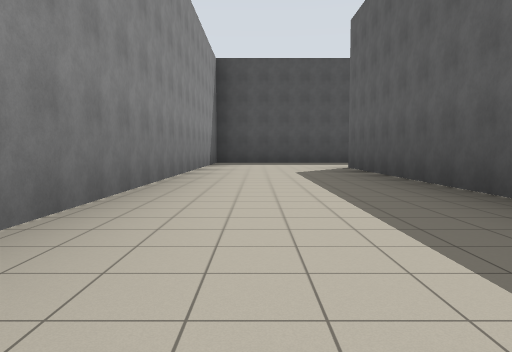
view 1 (above)

15 first-person views from a walk through a robot-simulator world made for Stage. The camera is 1.2 m above the floor, tilts 4° down and sees 70° across. The lines on the ground mark 1 m squares. The floor is counted in squares, 5 m on a side. Each view is taken from the middle of a square. On the plan, view 1 faces up. The plan holds only what a view shows up to about 9 squares ahead; the rest is blank. The robots in the file are not drawn.

view 2
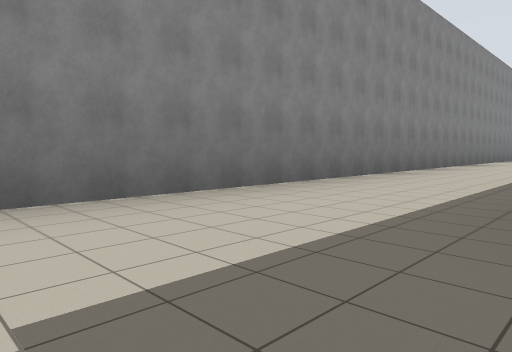

view 3
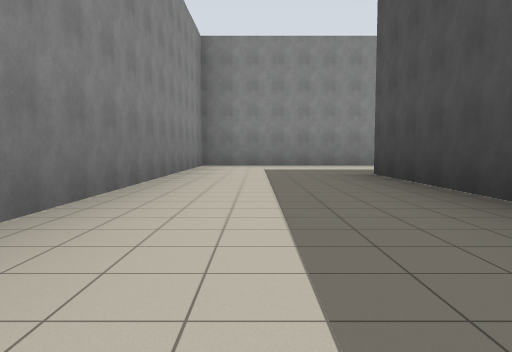

view 4
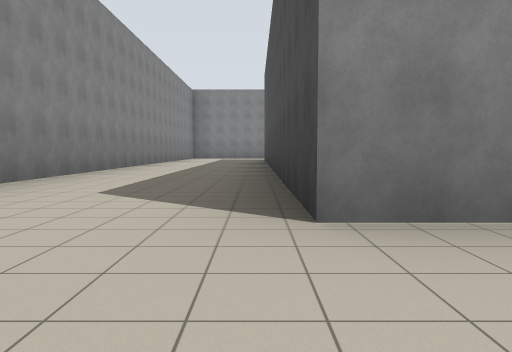

view 5
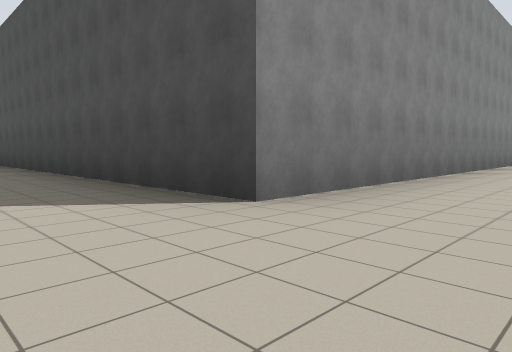

view 6
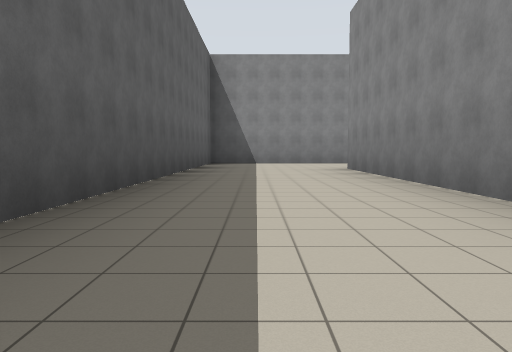

view 7
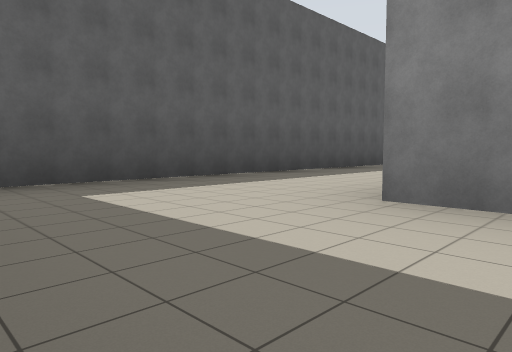

view 8
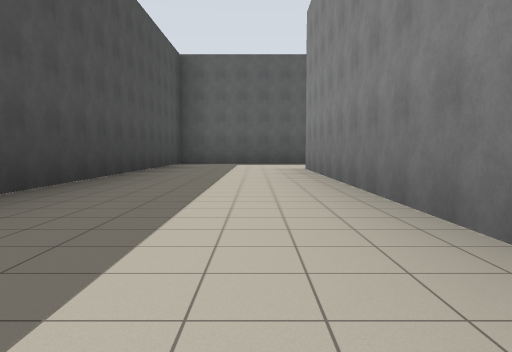

view 9
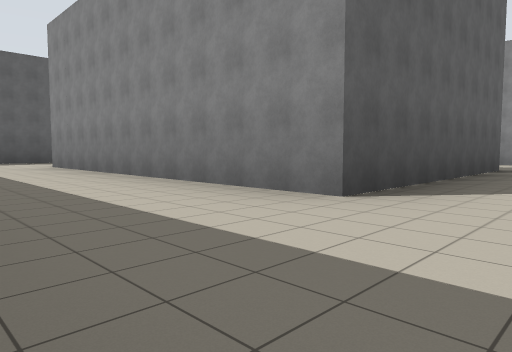

view 10
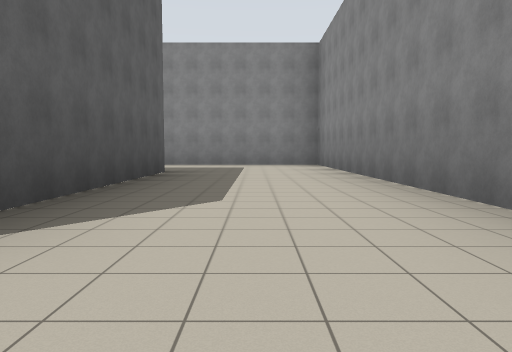

view 11
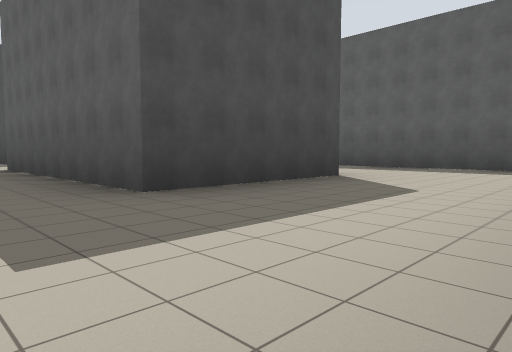

view 12
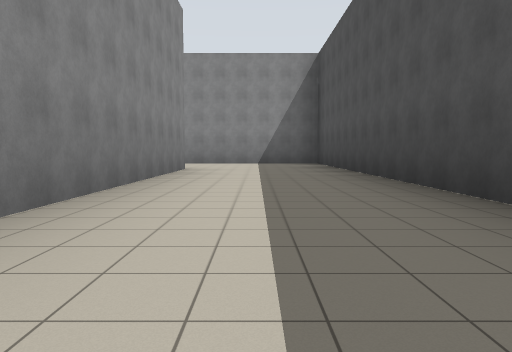

view 13
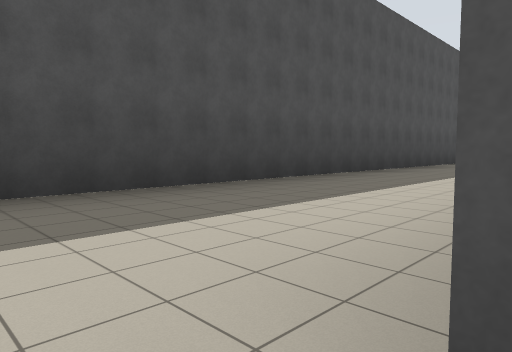

view 14
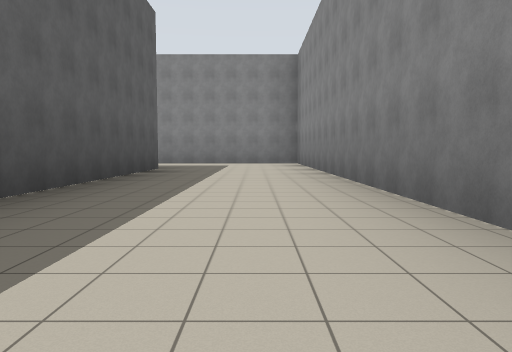

view 15
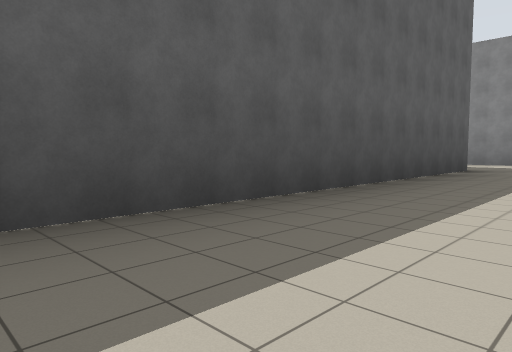

### Floor plan
Ten units are one square. View 1 is at (0, 0); x grows to the right and y downward. Boxes are objects, and circles mark ways between rooms. Rooms are numbered by the first view taken in them; rooms with no view inside come last. Other rooms are left out.
<svg viewBox="-13 -76 126 139">
<path fill="none" stroke="#000" d="M88 38 13 38 13 -51 48 -51M82 -71 -8 -71 -8 58 86 58M88 -18 88 38M40 -23 89 -23M86 58 108 58 108 -44 42 -44M61 11 40 11 40 -23M81 21 81 -2M20 -16 20 31 46 31"/>
<circle cx="80" cy="50" r="3" fill="#2a7"/>
<circle cx="30" cy="-20" r="3" fill="#2a7"/>
<text x="10" y="-10">1</text>
<text x="90" y="-10">2</text>
<text x="50" y="20">3</text>
</svg>
Room 1 opens to room 2. Room 2 opens to room 3.

Where each view was taken, in squares from view 1:
view 1: 0 up, 0 right, facing up
view 2: 5 down, 1 right, facing up-left
view 3: 5 down, 5 right, facing left
view 4: 4 down, 10 right, facing left
view 5: 5 down, 10 right, facing up-left
view 6: 1 up, 10 right, facing down
view 7: 4 up, 8 right, facing down-right
view 8: 3 up, 4 right, facing right
view 9: 4 up, 3 right, facing down-right
view 10: 3 up, 3 right, facing down
view 11: 3 down, 3 right, facing up-right
view 12: 6 up, 6 right, facing left
view 13: 5 up, 1 right, facing up-right
view 14: 1 up, 0 right, facing down
view 15: 1 up, 0 right, facing down-right
